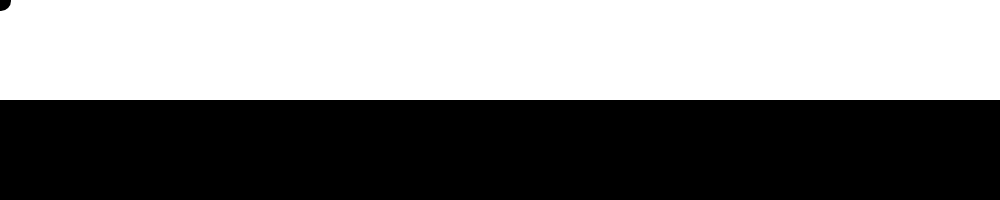
Frame 1 (no input)
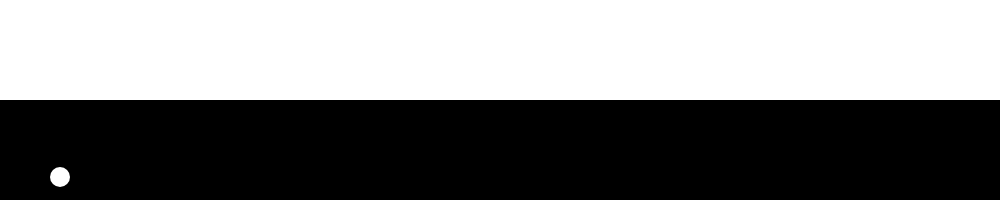
Frame 60 (no input)
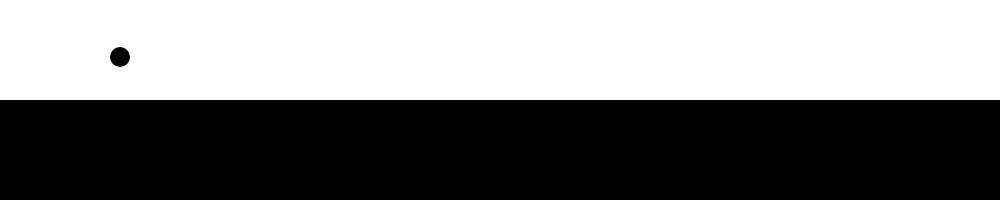
Frame 120 (the mouse pressed at the canvas centre since frame 60)

The p5.js sketch that drew these frames (run headless with seeded random() and noise() and a simulated clock; from frame 60 on, the mouse is pressed at the canvas centre):

// p5.js sketch
// ── sketch.js

var x = 1;
var y = 1;
function setup() {
    createCanvas(1000,200)
}

var ySpeed = 2;

function draw() {
  noStroke();

  fill(255);
  rect(0, 0, width, height/2);

  fill(0);
  rect(0, height/2, width, height/2);
  
if (y > height/2 ) {
    fill(255);
  } else {
    fill(0);
  }


  ellipse(x, y, 20, 20);

  x += 1;
  y += 2;
  
  if (y > height) {
    ySpeed -= 2;
  } else if (y < 0) {
  ySpeed = 2;
}

  
  
  
  y += ySpeed;

}
